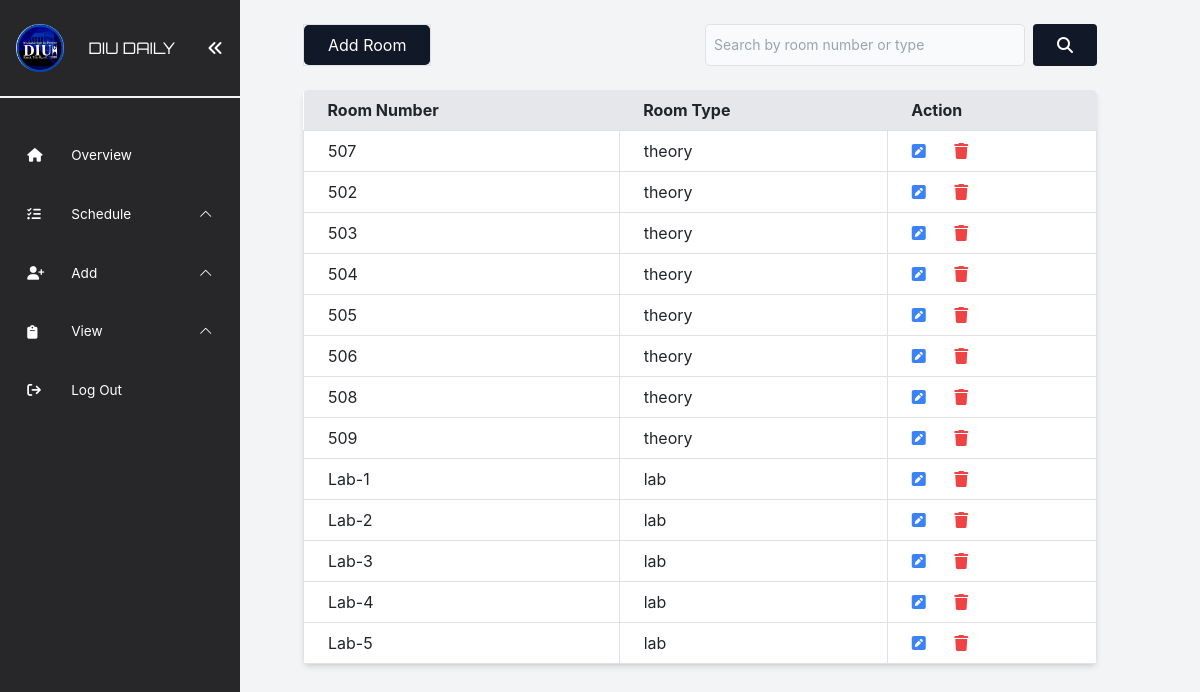
Page /src/admin/view/room/room.php (signed in) on the committed database.
### tables this page shows
CREATE TABLE `room` (
  `room_id` int(11) NOT NULL,
  `room_number` varchar(50) NOT NULL,
  `room_type` varchar(10) DEFAULT NULL
);

### src/admin/view/room/room.php (the view, shortened to what this page needs)
<?php
include("../../../../database/config.php");
include("../../../include/adminNavbar.php");
?>
<div class="flex flex-col min-h-screen w-full">
  <div class="flex justify-between my-4 ">
    <p class="border border-black">
      <a href="../../add/room/add_room.php"
        class="inline-block px-4 py-2 bg-gray-900 text-white rounded-lg hover:bg-gray-600 hover:no-underline">
        Add Room
      </a>
    </p>
    <form method="post" class="flex">
      <input type="text" name="search" placeholder="Search by room number or type"
        class="block p-2 pl-10 text-sm text-gray-900 border border-gray-300 rounded-lg w-80 bg-gray-50 focus:ring-blue-500 focus:border-blue-500">
      <button type="submit" value="Search" class="ml-2 bg-gray-900 hover:bg-gray-600 text-white py-2 px-4 rounded"><i
          class="fa fa-search" aria-hidden="true"></i></button>
    </form>
  </div>
  <?php
  if ($_SERVER["REQUEST_METHOD"] == "POST" && isset($_POST["search"])) {
    $search = $_POST["search"];
    $sql_search = "SELECT * FROM Room WHERE room_number LIKE '%$search%' OR room_type LIKE '%$search%'";
    $result_search = $conn->query($sql_search);
  } else {
    $sql_all_rooms = "SELECT * FROM Room";
    $result_all_rooms = $conn->query($sql_all_rooms);
  }
  ?>
  <div>
    <table class="table-auto w-full bg-white shadow-md rounded-lg overflow-hidden">
      <thead class="bg-gray-200">
        <tr>
          <th class="px-4 py-2">Room Number</th>
          <th class="px-4 py-2">Room Type</th>
          <th class="px-4 py-2">Action</th>
        </tr>
      </thead>
      <tbody>
        <?php
        $result = isset($result_search) ? $result_search : $result_all_rooms;
        if ($result->num_rows > 0) {
          while ($row = $result->fetch_assoc()) {
            ?>
            <tr>
              <td class="border px-4 py-2">
                <?php echo $row['room_number']; ?>
              </td>
              <td class="border px-4 py-2">
                <?php echo $row['room_type']; ?>
              </td>
              <td class="border px-4 py-2"><a href='edit_room.php?room_id=<?php echo $row['room_id'] ?>' class="text-blue-500 text-black mr-4
                  hover:text-black"><i class="fa fa-pencil-square" aria-hidden="true"></i></a>
                <a href='delete.php?room_id= <?php echo $row['room_id']; ?>' class="text-red-500 hover:text-black"
                  onclick="return confirm('Are you sure you want to delete this Room?')">
                  <i class="fa fa-trash" aria-hidden="true"></i>
                </a>
              </td>
            </tr>
            <?php
          }
        } else {
          echo "<tr><td colspan='3' class='text-center'>No rooms found</td></tr>";
        }
        ?>
      </tbody>
    </table>
  </div>
</div>
</div>
</body>
</html>

### rows in the picture
room: room_number "507", room_type "theory"
room: room_number "502", room_type "theory"
room: room_number "503", room_type "theory"
room: room_number "504", room_type "theory"
room: room_number "505", room_type "theory"
room: room_number "506", room_type "theory"
room: room_number "508", room_type "theory"
room: room_number "509", room_type "theory"
room: room_number "Lab-1", room_type "lab"
room: room_number "Lab-2", room_type "lab"
room: room_number "Lab-3", room_type "lab"
room: room_number "Lab-4", room_type "lab"
room: room_number "Lab-5", room_type "lab"
